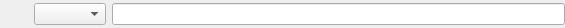
<?xml version="1.0" encoding="UTF-8"?>
<ui version="4.0">
 <class>ModelSelectorWidget</class>
 <widget class="QWidget" name="ModelSelectorWidget">
  <property name="geometry">
   <rect>
    <x>0</x>
    <y>0</y>
    <width>565</width>
    <height>28</height>
   </rect>
  </property>
  <property name="windowTitle">
   <string>Form</string>
  </property>
  <layout class="QVBoxLayout" name="model_sel_lt">
   <property name="spacing">
    <number>5</number>
   </property>
   <property name="leftMargin">
    <number>0</number>
   </property>
   <property name="topMargin">
    <number>0</number>
   </property>
   <property name="rightMargin">
    <number>0</number>
   </property>
   <property name="bottomMargin">
    <number>0</number>
   </property>
   <item>
    <widget class="QWidget" name="model_ctrl_wgt" native="true">
     <layout class="QHBoxLayout" name="horizontalLayout_7">
      <property name="leftMargin">
       <number>0</number>
      </property>
      <property name="topMargin">
       <number>0</number>
      </property>
      <property name="rightMargin">
       <number>0</number>
      </property>
      <property name="bottomMargin">
       <number>0</number>
      </property>
      <item>
       <widget class="QLabel" name="model_lbl">
        <property name="minimumSize">
         <size>
          <width>28</width>
          <height>28</height>
         </size>
        </property>
        <property name="maximumSize">
         <size>
          <width>28</width>
          <height>28</height>
         </size>
        </property>
        <property name="text">
         <string/>
        </property>
        <property name="pixmap">
         <pixmap resource="../../res/resources.qrc">:/icons/icons/dbmodel.png</pixmap>
        </property>
        <property name="scaledContents">
         <bool>true</bool>
        </property>
       </widget>
      </item>
      <item>
       <widget class="QComboBox" name="model_cmb">
        <property name="sizeAdjustPolicy">
         <enum>QComboBox::SizeAdjustPolicy::AdjustToContents</enum>
        </property>
       </widget>
      </item>
      <item>
       <widget class="QLineEdit" name="model_file_edt">
        <property name="text">
         <string/>
        </property>
        <property name="readOnly">
         <bool>true</bool>
        </property>
       </widget>
      </item>
     </layout>
    </widget>
   </item>
  </layout>
 </widget>
 <resources>
  <include location="../../res/resources.qrc"/>
 </resources>
 <connections/>
</ui>
